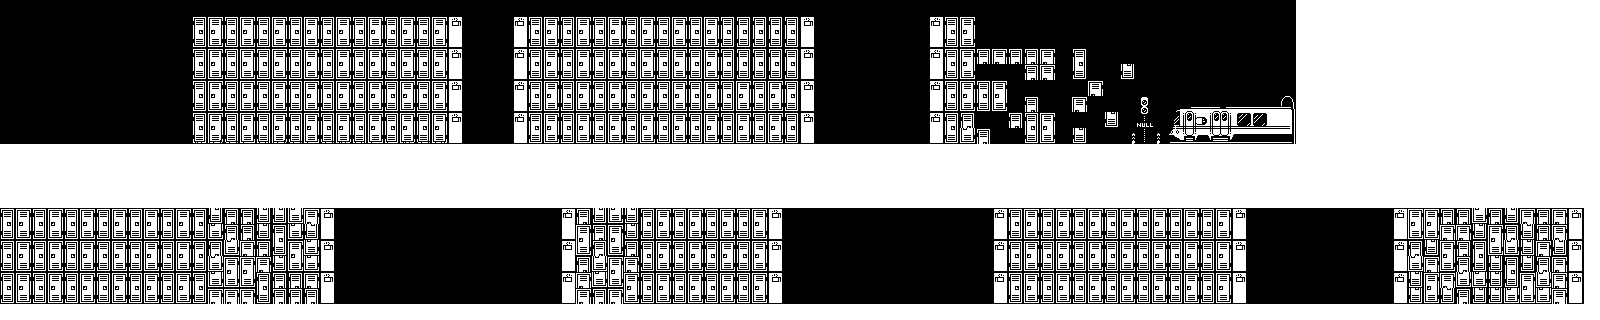

The image is a tile-based game level rendered from a .tmx file. Its description and source (layers, tilesets, objects; grid data summarised) follow:
An orthogonal 100x20 tile map with 16x16 px tiles, 5 tile layers (bg2, gare, sol, tunnel, ...), 1 hidden layer not drawn and 5 objects (spawn).

<map version="1.10" tiledversion="1.12.0" orientation="orthogonal" renderorder="right-down" width="100" height="20" tilewidth="16" tileheight="16" infinite="0" nextlayerid="11" nextobjectid="13">
 <editorsettings>
  <export target="../../assets/maps/map-3-debut-college.json" format="json" />
 </editorsettings>
 <tileset firstgid="1" name="Tileset" tilewidth="16" tileheight="16" tilecount="420" columns="35">
  <image source="../../assets/tilesets/Tileset.png" width="560" height="192" />
 </tileset>
 <layer id="7" name="bg" width="100" height="20" visible="0">
  <data>[2000 cells, 2000 non-empty, 7 distinct tile ids]</data>
 </layer>
 <layer id="10" name="bg2" width="100" height="20">
  <data>[2000 cells, 665 non-empty, 9 distinct tile ids]</data>
 </layer>
 <layer id="6" name="gare" width="100" height="20">
  <data>[2000 cells, 33 non-empty, 33 distinct tile ids]</data>
 </layer>
 <layer id="3" name="sol" width="100" height="20">
  <data>[2000 cells, 748 non-empty, 6 distinct tile ids]</data>
 </layer>
 <objectgroup id="5" name="Calque d'Objets 1">
  <properties>
   <property name="texte" value="blablablablablablablablablablablablablablablablablablablablabla" />
  </properties>
  <object id="1" name="spawn" x="70.4136" y="112">
   <point />
  </object>
  <object id="9" x="189.058" y="205.263" width="151.246" height="103.403">
   <properties>
    <property name="name" value="glitch" />
   </properties>
  </object>
  <object id="10" x="554.389" y="203.671" width="104.946" height="103.403">
   <properties>
    <property name="name" value="glitch" />
   </properties>
  </object>
  <object id="11" x="1388.22" y="206.806" width="197.546" height="103.403">
   <properties>
    <property name="name" value="glitch" />
   </properties>
  </object>
  <object id="12" x="944.956" y="41.6699" width="350.573" height="103.403">
   <properties>
    <property name="name" value="glitch2" />
   </properties>
  </object>
 </objectgroup>
 <layer id="1" name="tunnel" width="100" height="20">
  <data>[2000 cells, 0 non-empty, 0 distinct tile ids]</data>
 </layer>
 <layer id="4" name="devant" width="100" height="20">
  <data>[2000 cells, 75 non-empty, 5 distinct tile ids]</data>
 </layer>
</map>
